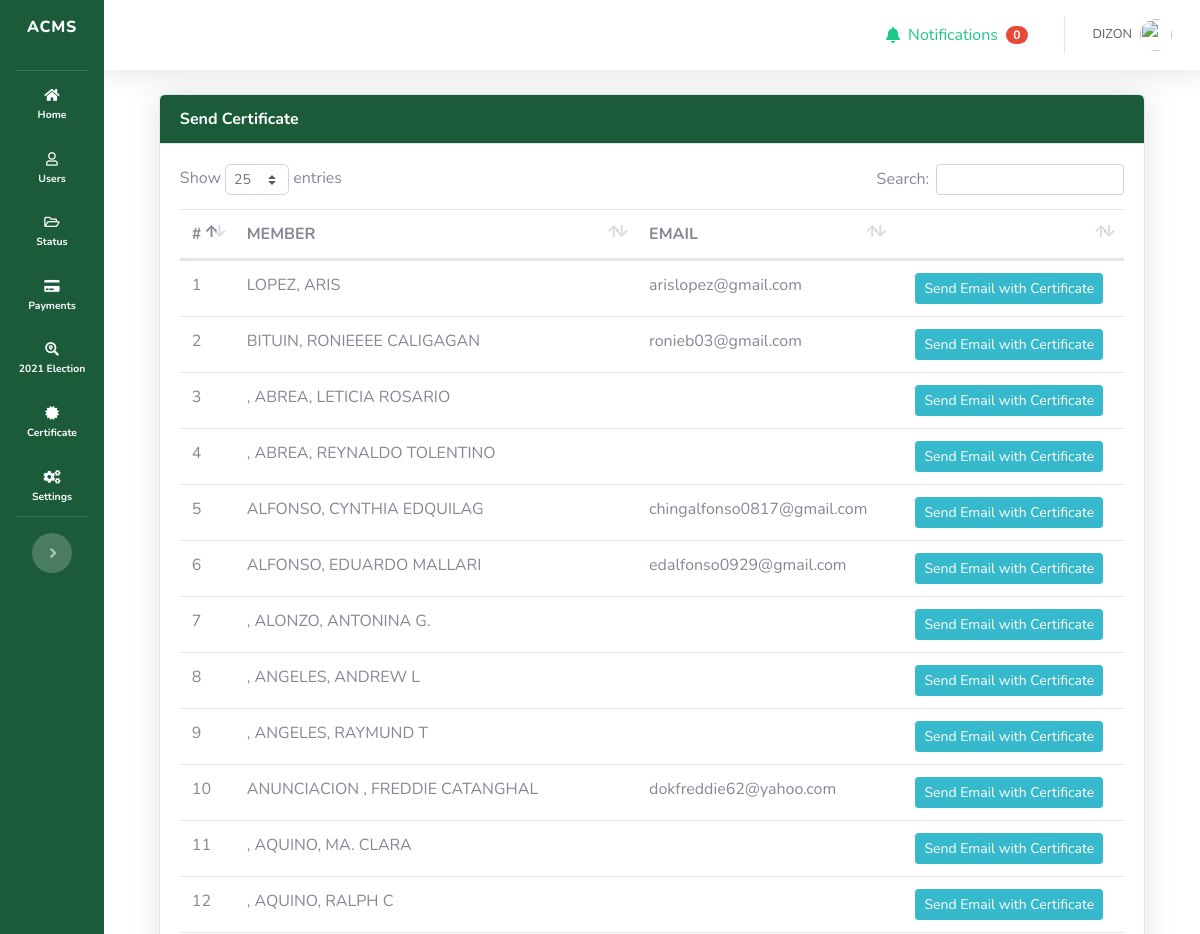
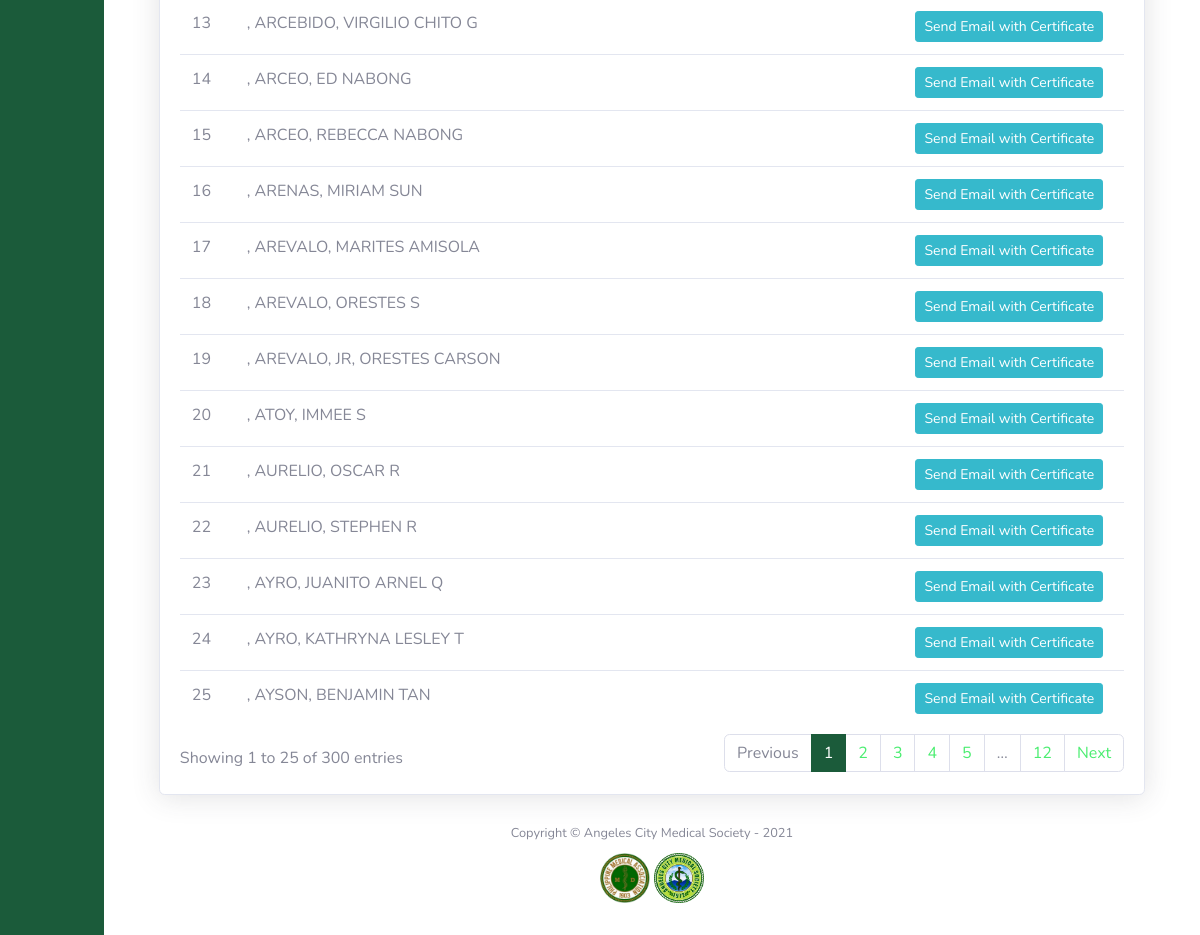
The page /admin/certificate_send_list.php (signed in) on the database its author committed (2 pictures, top to bottom).
### tables this page shows
CREATE TABLE `users` (
  `id` int(12) NOT NULL,
  `first_name` varchar(128) NOT NULL,
  `middle_name` varchar(128) NOT NULL,
  `last_name` varchar(128) NOT NULL,
  `mailing_address` varchar(128) NOT NULL,
  `contact_num` varchar(128) NOT NULL,
  `email` varchar(128) NOT NULL,
  `birthday` date NOT NULL,
  `pma_number` varchar(128) NOT NULL,
  `prc_number` varchar(128) NOT NULL,
  `expiration_date` date NOT NULL,
  `field_of_practice` varchar(128) NOT NULL,
  `username` varchar(128) NOT NULL,
  `password` varchar(128) NOT NULL,
  `member_category_id` int(11) NOT NULL DEFAULT 2,
  `is_update` int(1) NOT NULL DEFAULT 0,
  `level_access` varchar(128) NOT NULL DEFAULT 'user',
  `profile_image` varchar(128) NOT NULL DEFAULT 'img/default_profile.png'
);

### admin/certificate_send_list.php (the view, shortened to what this page needs)
<?php
    include('sidebar.php');
    $users                      =   $mysqli->query("SELECT
                                                        users.id,
                                                        users.email,
                                                        CONCAT(users.last_name, ', ' ,users.first_name , ' ' ,users.middle_name) AS fullname
                                                    FROM
                                                        users"
                                                    ) or die($mysqli->error);
?>
    <div id="content-wrapper" class="d-flex flex-column">
      <div id="content">
<?php require('topbar.php'); ?>
        <div class="container-fluid">
            <div class="row">
                <div class="col-md-12">
                    <div class="card shadow overflow-auto">
                        <div class="card-header bg-gradient-primary text-white font-weight-bold">
                            Send Certificate
                        </div>
                        <div class="card-body">
                            <table id="table_user_payments" class="table table-hover">
                                <thead>
                                    <tr>
                                        <th>#</th>
                                        <th>MEMBER</th>
                                        <th>EMAIL</th>
                                        <th></th>
                                    </tr>
                                </thead>
                                <tbody>
                                    <?php $i=1;?>
                                    <?php foreach($users as $user): ?>
                                    <?php
                                        $pending_payments = $mysqli->query("SELECT
                                                                                *
                                                                            FROM
                                                                                user_payments
                                                                            JOIN
                                                                                payments ON user_payments.payment_id=payments.id
                                                                            WHERE
                                                                                status IN ('PENDING', 'AWAITING VERIFICATION')
                                                                                AND payments.deleted_at IS NULL
                                                                                AND user_id={$user['id']}"
                                                                            )
                                    ?>
                                    <?php if(mysqli_num_rows($pending_payments) == 0):?>
                                        <tr class="cursor-pointer">
                                            <td><?=$i?></td>
                                            <td>
                                                <?=strtoupper($user['fullname'])?>
                                            </td>
                                            <td>
                                                <?=$user['email']?>
                                            </td>
                                            <td>
                                            <form action="process_email.php" method="post">
                                                <button type="submit" name="verify_payment_certificate" class="btn btn-sm btn-info ml-2">
                                                    Send Email with Certificate
                                                </button>
                                            </form>
                                            </td>
                                        </tr>
                                    <?php $i++; ?>
                                    <?php endif ?>
                                    <?php endforeach ?>
                                </tbody>
                            </table>
                        </div>
                    </div>
                </div>
            </div>
        </div>
      </div>
<?php
  include('footer.php');
?>

### admin/sidebar.php (style rules this page uses)
.bg-gradient-primary { background-color: #1b5b3a !important; background-image: none !important; background-image: none !important; background-size: cover !important; }
.container-fluid { background-color: white; padding-left: 5% !important; padding-right: 5% !important; }
#content-wrapper { background-color: white !important; }
::placeholder { opacity: 0.7 !important; }

### rows shown on the page
users: fullname "LOPEZ, ARIS", email "arislopez@gmail.com"
users: fullname "BITUIN, RONIEEEE CALIGAGAN", email "ronieb03@gmail.com"
users: fullname ", ABREA, LETICIA ROSARIO"
users: fullname ", ABREA, REYNALDO TOLENTINO"
users: fullname "ALFONSO, CYNTHIA EDQUILAG", email "chingalfonso0817@gmail.com"
users: fullname "ALFONSO, EDUARDO MALLARI", email "edalfonso0929@gmail.com"
users: fullname ", ALONZO, ANTONINA G."
users: fullname ", ANGELES, ANDREW L"
users: fullname ", ANGELES, RAYMUND T"
users: fullname "ANUNCIACION , FREDDIE CATANGHAL", email "dokfreddie62@yahoo.com"
users: fullname ", AQUINO, MA. CLARA"
users: fullname ", AQUINO, RALPH C"
users: fullname ", ARCEBIDO, VIRGILIO CHITO G"
users: fullname ", ARCEO, ED NABONG"
users: fullname ", ARCEO, REBECCA NABONG"
users: fullname ", ARENAS, MIRIAM SUN"
users: fullname ", AREVALO, MARITES AMISOLA"
users: fullname ", AREVALO, ORESTES S"
users: fullname ", AREVALO, JR, ORESTES CARSON"
users: fullname ", ATOY, IMMEE S"
users: fullname ", AURELIO, OSCAR R"
users: fullname ", AURELIO, STEPHEN R"
users: fullname ", AYRO, JUANITO ARNEL Q"
users: fullname ", AYRO, KATHRYNA LESLEY T"
users: fullname ", AYSON, BENJAMIN TAN"

### other values the page prints
$unread "0"
$_SESSION['full_name'] "DIZON"
